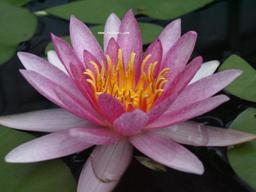
%> input picture 实验二/flow.tif, 256 x 192 px
$ octave tuxiang2a.m   (GNU Octave 9; MATLAB toolbox functions it lacks are replaced by stand-ins)
%> lines starting %> are read from the running program, lines starting %| are printed output that depends on the picture
I = imread('flow.tif');%图2.1中左边是flow.tif
%> I is the input picture: size 192x256x3 uint8; mean R, G, B 100.9, 80.9, 83.2
J = imread('cross.tif');
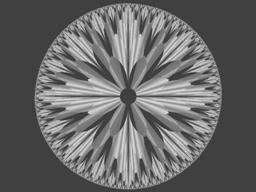
%> input picture 实验二/cross.tif, 256 x 192 px
%> J is the input picture: size 192x256x3 uint8; min 35, max 227, mean 102.6
K = imadd(I,J);
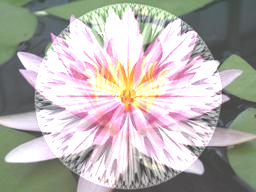
%> K: size 192x256x3 uint8; mean R, G, B 183.1, 176.2, 173.5
imshow(K);
